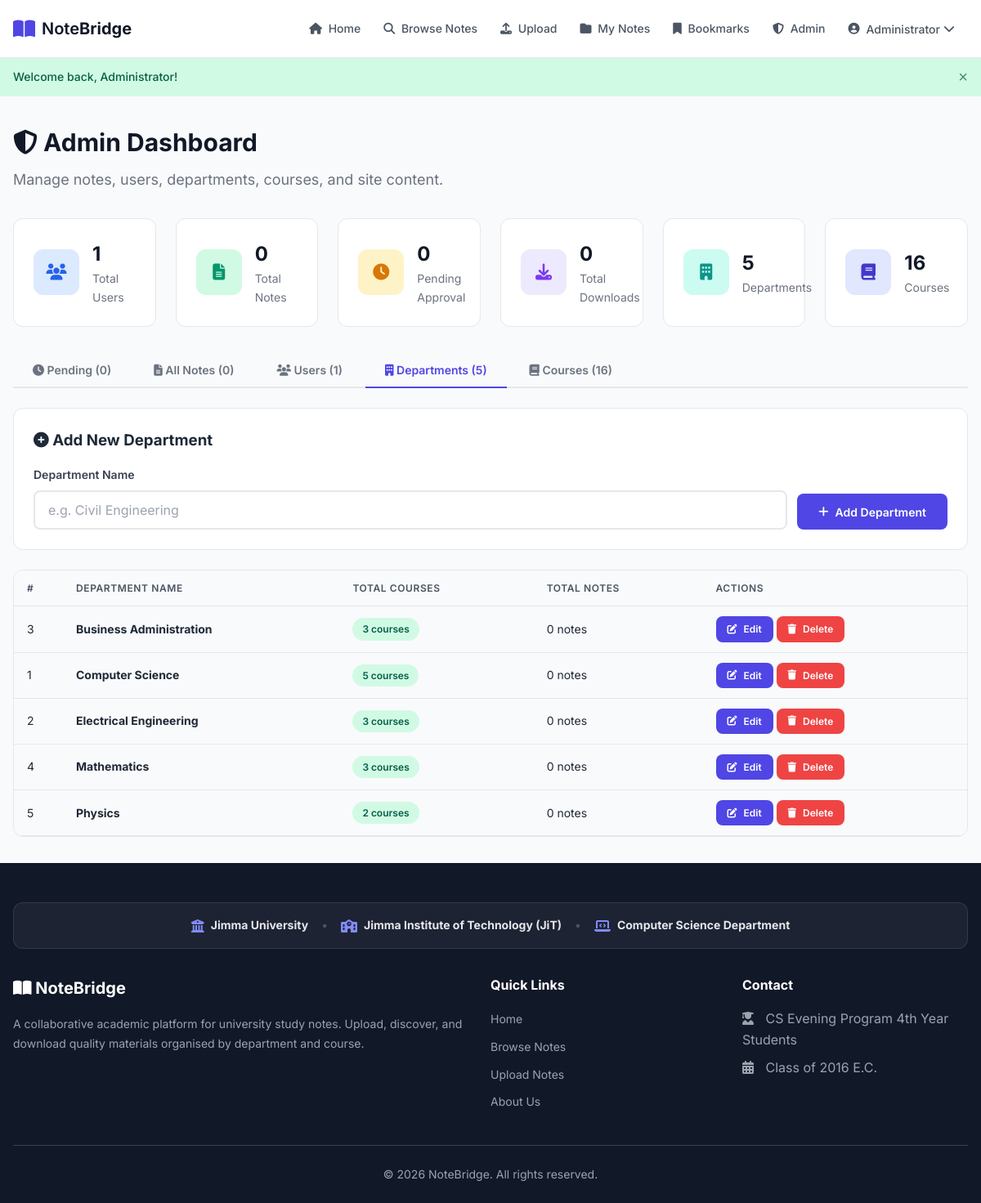
The page /admin/dashboard.php?tab=departments (signed in) on the database its author committed.
### tables this page shows
CREATE TABLE IF NOT EXISTS departments (
    id   INT AUTO_INCREMENT PRIMARY KEY,
    name VARCHAR(100) NOT NULL UNIQUE
);

### includes/config.php (called while the page is built, shortened)
<?php
function isLoggedIn() {
    return isset($_SESSION['user_id']);
}
function isAdmin() {
    return isset($_SESSION['role']) && $_SESSION['role'] === 'admin';
}
function sanitize($data) {
    return htmlspecialchars(trim($data), ENT_QUOTES, 'UTF-8');
}
function getFlash() {
    if (isset($_SESSION['flash'])) {
        $flash = $_SESSION['flash'];
        return $flash;
    }
    return null;
}
?>

### admin/dashboard.php (the view, shortened to what this page needs)
<?php
require_once __DIR__ . '/../includes/config.php';
$totalUsers       = (int)$db->query("SELECT COUNT(*) FROM users")->fetchColumn();
$totalNotes       = (int)$db->query("SELECT COUNT(*) FROM notes")->fetchColumn();
$pendingNotes     = (int)$db->query("SELECT COUNT(*) FROM notes WHERE status = 'pending'")->fetchColumn();
$totalDownloads   = (int)$db->query("SELECT COALESCE(SUM(downloads), 0) FROM notes")->fetchColumn();
$totalDepartments = (int)$db->query("SELECT COUNT(*) FROM departments")->fetchColumn();
$totalCourses     = (int)$db->query("SELECT COUNT(*) FROM courses")->fetchColumn();
$allDepartments = $db->query(
    "SELECT d.*,
            COUNT(DISTINCT c.id) AS course_count,
            COUNT(DISTINCT n.id) AS note_count
     FROM departments d
     LEFT JOIN courses c ON c.department_id = d.id
     LEFT JOIN notes n ON n.course_id = c.id
     GROUP BY d.id
     ORDER BY d.name ASC"
)->fetchAll(PDO::FETCH_ASSOC);
$allCoursesList = $db->query(
    "SELECT c.*,
            d.name AS department_name,
            COUNT(n.id) AS note_count
     FROM courses c
     JOIN departments d ON c.department_id = d.id
     LEFT JOIN notes n ON n.course_id = c.id
     GROUP BY c.id
     ORDER BY d.name ASC, c.name ASC"
)->fetchAll(PDO::FETCH_ASSOC);
$editDept = null;
$activeTab = $_GET['tab'] ?? 'pending';
require_once __DIR__ . '/../includes/header.php';
?>
<div class="container">
    <div class="page-header">
        <h1><i class="fas fa-shield-alt"></i> Admin Dashboard</h1>
        <p>Manage notes, users, departments, courses, and site content.</p>
    </div>
    <div class="stats-grid">
        <div class="stat-card">
            <div class="stat-icon blue"><i class="fas fa-users"></i></div>
            <div>
                <div class="stat-number"><?php echo $totalUsers; ?></div>
                <div class="stat-label">Total Users</div>
            </div>
        </div>
        <div class="stat-card">
            <div class="stat-icon green"><i class="fas fa-file-alt"></i></div>
            <div>
                <div class="stat-number"><?php echo $totalNotes; ?></div>
                <div class="stat-label">Total Notes</div>
            </div>
        </div>
        <div class="stat-card">
            <div class="stat-icon amber"><i class="fas fa-clock"></i></div>
            <div>
                <div class="stat-number"><?php echo $pendingNotes; ?></div>
                <div class="stat-label">Pending Approval</div>
            </div>
        </div>
        <div class="stat-card">
            <div class="stat-icon purple"><i class="fas fa-download"></i></div>
            <div>
                <div class="stat-number"><?php echo $totalDownloads; ?></div>
                <div class="stat-label">Total Downloads</div>
            </div>
        </div>
        <div class="stat-card">
            <div class="stat-icon teal"><i class="fas fa-building"></i></div>
            <div>
                <div class="stat-number"><?php echo $totalDepartments; ?></div>
                <div class="stat-label">Departments</div>
            </div>
        </div>
        <div class="stat-card">
            <div class="stat-icon indigo"><i class="fas fa-book"></i></div>
            <div>
                <div class="stat-number"><?php echo $totalCourses; ?></div>
                <div class="stat-label">Courses</div>
            </div>
        </div>
    </div>
    <div class="tabs">
        <button class="tab-btn <?php echo ($activeTab === 'pending') ? 'active' : ''; ?>" data-tab="tab-pending">
            <i class="fas fa-clock"></i> Pending (<?php echo $pendingNotes; ?>)
        </button>
        <button class="tab-btn <?php echo ($activeTab === 'notes') ? 'active' : ''; ?>" data-tab="tab-notes">
            <i class="fas fa-file-alt"></i> All Notes (<?php echo $totalNotes; ?>)
        </button>
        <button class="tab-btn <?php echo ($activeTab === 'users') ? 'active' : ''; ?>" data-tab="tab-users">
            <i class="fas fa-users"></i> Users (<?php echo $totalUsers; ?>)
        </button>
        <button class="tab-btn <?php echo ($activeTab === 'departments') ? 'active' : ''; ?>" data-tab="tab-departments">
            <i class="fas fa-building"></i> Departments (<?php echo count($allDepartments); ?>)
        </button>
        <button class="tab-btn <?php echo ($activeTab === 'courses') ? 'active' : ''; ?>" data-tab="tab-courses">
            <i class="fas fa-book"></i> Courses (<?php echo count($allCoursesList); ?>)
        </button>
    </div>
    <div class="tab-content <?php echo ($activeTab === 'departments') ? 'active' : ''; ?>" id="tab-departments">
        <div class="card" style="margin-bottom: var(--space-6);">
            <div class="card-body">
                <?php if ($editDept): ?>
                <h3 style="margin-bottom: var(--space-4); color: var(--primary);">
                    <i class="fas fa-edit"></i> Edit Department: <?php echo sanitize($editDept['name']); ?>
                </h3>
                <form method="POST" action="dashboard.php?tab=departments" style="display: flex; gap: var(--space-3); align-items: flex-end; flex-wrap: wrap;">
                    <input type="hidden" name="action" value="edit_department">
                    <input type="hidden" name="dept_id" value="<?php echo (int)$editDept['id']; ?>">
                    <div class="form-group" style="flex: 1; min-width: 250px; margin-bottom: 0;">
                        <label for="edit_dept_name">Department Name</label>
                        <input type="text" id="edit_dept_name" name="name" class="form-control"
                               value="<?php echo sanitize($editDept['name']); ?>" required>
                    </div>
                    <button type="submit" class="btn btn-primary" style="height: 44px;">
                        <i class="fas fa-save"></i> Save Changes
                    </button>
                    <a href="dashboard.php?tab=departments" class="btn btn-secondary" style="height: 44px; display: inline-flex; align-items: center;">
                        <i class="fas fa-times"></i> Cancel
                    </a>
                </form>
                <?php else: ?>
                <h3 style="margin-bottom: var(--space-4);">
                    <i class="fas fa-plus-circle"></i> Add New Department
                </h3>
                <form method="POST" action="dashboard.php?tab=departments" style="display: flex; gap: var(--space-3); align-items: flex-end; flex-wrap: wrap;">
                    <div class="form-group" style="flex: 1; min-width: 250px; margin-bottom: 0;">
                        <label for="new_dept_name">Department Name</label>
                        <input type="text" id="new_dept_name" name="name" class="form-control"
                               placeholder="e.g. Civil Engineering" required>
                    </div>
                    <button type="submit" class="btn btn-primary" style="height: 44px;">
                        <i class="fas fa-plus"></i> Add Department
                    </button>
                </form>
                <?php endif; ?>
            </div>
        </div>
        <div class="table-wrapper">
            <table>
                <thead>
                    <tr>
                        <th style="width: 60px;">#</th>
                        <th>Department Name</th>
                        <th>Total Courses</th>
                        <th>Total Notes</th>
                        <th>Actions</th>
                    </tr>
                </thead>
                <tbody>
                    <?php if (!empty($allDepartments)): ?>
                        <?php foreach ($allDepartments as $dept): ?>
                        <tr>
                            <td><?php echo (int)$dept['id']; ?></td>
                            <td><strong><?php echo sanitize($dept['name']); ?></strong></td>
                            <td><span class="badge badge-approved"><?php echo (int)$dept['course_count']; ?> courses</span></td>
                            <td><?php echo (int)$dept['note_count']; ?> notes</td>
                            <td>
                                <a href="dashboard.php?edit_dept=<?php echo (int)$dept['id']; ?>" class="btn btn-primary btn-sm" title="Edit Department">
                                    <i class="fas fa-edit"></i> Edit
                                </a>
                                <a href="dashboard.php?delete_dept=<?php echo (int)$dept['id']; ?>"
                                   class="btn btn-danger btn-sm"
                                   data-confirm="Are you sure you want to delete '<?php echo sanitize($dept['name']); ?>'? All associated courses and note files will also be permanently deleted."
                                   title="Delete Department">
                                    <i class="fas fa-trash"></i> Delete
                                </a>
                            </td>
                        </tr>
                        <?php endforeach; ?>
                    <?php endif; ?>
                </tbody>
            </table>
        </div>
    </div>
</div>
<?php require_once __DIR__ . '/../includes/footer.php'; ?>

### includes/header.php (shortened to what this page needs)
<?php
require_once __DIR__ . '/config.php';
$basePath = defined('BASE_PATH') ? BASE_PATH : '/Note Bridge';
?>
<!DOCTYPE html>
<html lang="en">
<head>
    <link rel="stylesheet" href="https://cdnjs.cloudflare.com/ajax/libs/font-awesome/6.5.0/css/all.min.css">
    <link rel="stylesheet" href="<?php echo $basePath; ?>/css/style.css">
</head>
<body>
<nav class="navbar" id="navbar">
    <div class="container nav-container">
        <a href="<?php echo $basePath; ?>/index.php" class="nav-brand">
            <i class="fas fa-book-open"></i>
            <span>Note<strong>Bridge</strong></span>
        </a>
        <ul class="nav-links" id="navLinks">
            <li><a href="<?php echo $basePath; ?>/index.php"><i class="fas fa-home"></i> Home</a></li>
            <li><a href="<?php echo $basePath; ?>/pages/browse.php"><i class="fas fa-search"></i> Browse Notes</a></li>
            <?php if (isLoggedIn()): ?>
                <li><a href="<?php echo $basePath; ?>/pages/upload.php"><i class="fas fa-upload"></i> Upload</a></li>
                <li><a href="<?php echo $basePath; ?>/pages/my_notes.php"><i class="fas fa-folder"></i> My Notes</a></li>
                <li><a href="<?php echo $basePath; ?>/pages/bookmarks.php"><i class="fas fa-bookmark"></i> Bookmarks</a></li>
                <?php if (isAdmin()): ?>
                    <li><a href="<?php echo $basePath; ?>/admin/dashboard.php"><i class="fas fa-shield-alt"></i> Admin</a></li>
                <?php endif; ?>
                <li class="nav-dropdown">
                    <button class="nav-dropdown-btn" id="userDropdownBtn">
                        <i class="fas fa-user-circle"></i>
                        <?php echo sanitize($_SESSION['full_name']); ?>
                        <i class="fas fa-chevron-down"></i>
                    </button>
                </li>
            <?php else: ?>
                <li><a href="<?php echo $basePath; ?>/pages/login.php" class="btn btn-outline-nav">Login</a></li>
                <li><a href="<?php echo $basePath; ?>/pages/register.php" class="btn btn-primary-nav">Sign Up</a></li>
            <?php endif; ?>
        </ul>
    </div>
</nav>
<?php
$flash = getFlash();
if ($flash):
?>
<div class="flash-message flash-<?php echo $flash['type']; ?>" id="flashMessage">
    <div class="container">
        <span><?php echo sanitize($flash['message']); ?></span>
        <button class="flash-close" onclick="this.parentElement.parentElement.remove()">&times;</button>
    </div>
</div>
<?php endif; ?>
<main class="main-content">

### includes/footer.php (shortened to what this page needs)
</main>
<footer class="footer">
    <div class="container">
        <div class="footer-institution-badge">
            <div class="footer-inst-item">
                <i class="fas fa-university"></i>
                <span><strong>Jimma University</strong></span>
            </div>
            <span class="footer-inst-divider">&bull;</span>
            <div class="footer-inst-item">
                <i class="fas fa-school"></i>
                <span><strong>Jimma Institute of Technology (JiT)</strong></span>
            </div>
            <span class="footer-inst-divider">&bull;</span>
            <div class="footer-inst-item">
                <i class="fas fa-laptop-code"></i>
                <span><strong>Computer Science Department</strong></span>
            </div>
        </div>
        <div class="footer-grid">
            <div class="footer-col">
                <h3><i class="fas fa-book-open"></i> NoteBridge</h3>
                <p>A collaborative academic platform for university study notes. Upload, discover, and download quality materials organised by department and course.</p>
            </div>
            <div class="footer-col">
                <h4>Quick Links</h4>
                <ul>
                    <li><a href="<?php echo $basePath; ?>/index.php">Home</a></li>
                    <li><a href="<?php echo $basePath; ?>/pages/browse.php">Browse Notes</a></li>
                    <li><a href="<?php echo $basePath; ?>/pages/upload.php">Upload Notes</a></li>
                    <li><a href="<?php echo $basePath; ?>/pages/about.php">About Us</a></li>
                </ul>
            </div>
            <div class="footer-col">
                <h4>Contact</h4>
                <ul>
                    <li><i class="fas fa-user-graduate"></i> CS Evening Program 4th Year Students</li>
                    <li><i class="fas fa-calendar-alt"></i> Class of 2016 E.C.</li>
                </ul>
            </div>
        </div>
        <div class="footer-bottom">
            <p>&copy; <?php echo date('Y'); ?> NoteBridge. All rights reserved.</p>
        </div>
    </div>
</footer>
</body>
</html>

### rows shown on the page
departments: id "3", name "Business Administration", course_count "3", note_count "0"
departments: id "1", name "Computer Science", course_count "5", note_count "0"
departments: id "2", name "Electrical Engineering", course_count "3", note_count "0"
departments: id "4", name "Mathematics", course_count "3", note_count "0"
departments: id "5", name "Physics", course_count "2", note_count "0"

### other values the page prints
$_SESSION['full_name'] "Administrator"
$flash['message'] "Welcome back, Administrator!"
$totalUsers "1"
$totalNotes "0"
$pendingNotes "0"
$totalDownloads "0"
$totalDepartments "5"
$totalCourses "16"
count($allDepartments) "5"
count($allCoursesList) "16"
